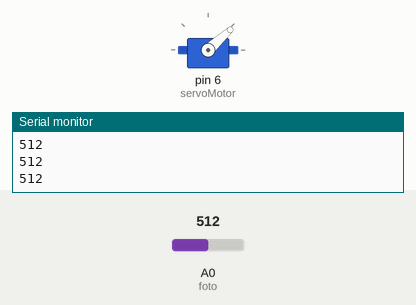
Simulated run of this sketch. Board: Arduino Uno, built with avr-gcc and run on an emulated ATmega328P. Parts: servo, the last lines printed to the serial monitor. The test bench sets the inputs (shaded band); at power-on: A0 (foto) = 512.

Above: at 1.2 s.
1.3 s: A0 (foto) set to 486
At 1.5 s:
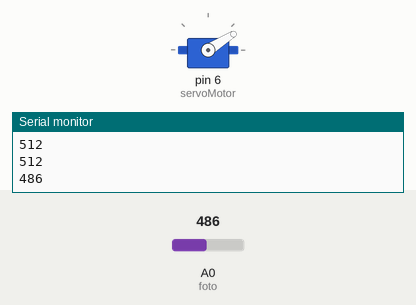
4.3 s: A0 (foto) set to 510
At 4.8 s:
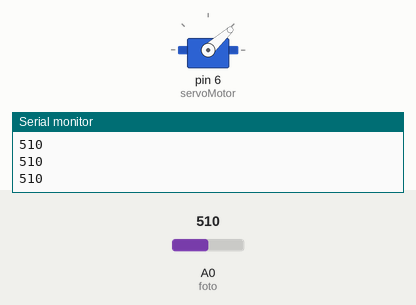
5.8 s: A0 (foto) set to 490
At 6.0 s:
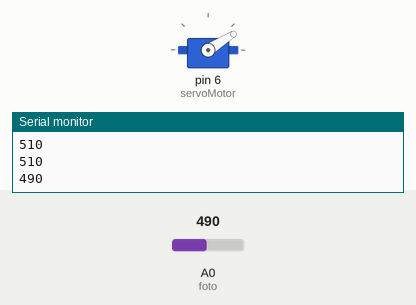
8.8 s: A0 (foto) set to 511
At 9.6 s:
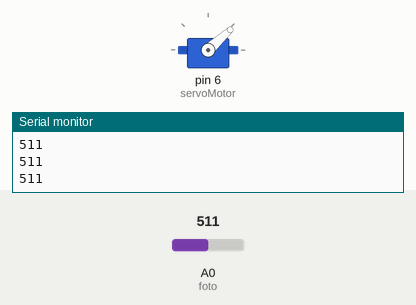
Timing chart, 0 to 11.3 s (numbered marks = the images above; inputs shaded):
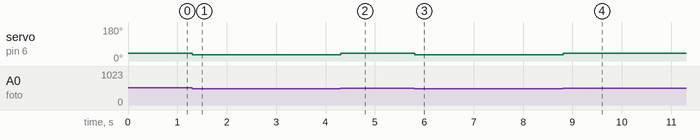

The sketch:

T-Rex.ino
```cpp
#include <Servo.h>

#define servo 6
#define foto A0

#define ALTO 42
#define JUMP 32

Servo servoMotor;

int valueFoto = 0; //Value of the fotoResistor

void setup() {
  Serial.begin(9600);
  servoMotor.attach(6);

  servoMotor.write(ALTO);
}

void loop() {

  valueFoto = analogRead(foto);
  Serial.println(valueFoto);
  if(valueFoto < 500       ){
    servoMotor.write(JUMP);
    delay(200);
    servoMotor.write(ALTO);
  }


}
```

Measured:
- after the input at 1.3 s, servo on pin 6 (servoMotor): 42° → 32° at once
- after the input at 4.3 s, servo on pin 6 (servoMotor): 32° → 42° at once
- after the input at 5.8 s, servo on pin 6 (servoMotor): 42° → 32° at once
- after the input at 8.8 s, servo on pin 6 (servoMotor): 32° → 42° at once
